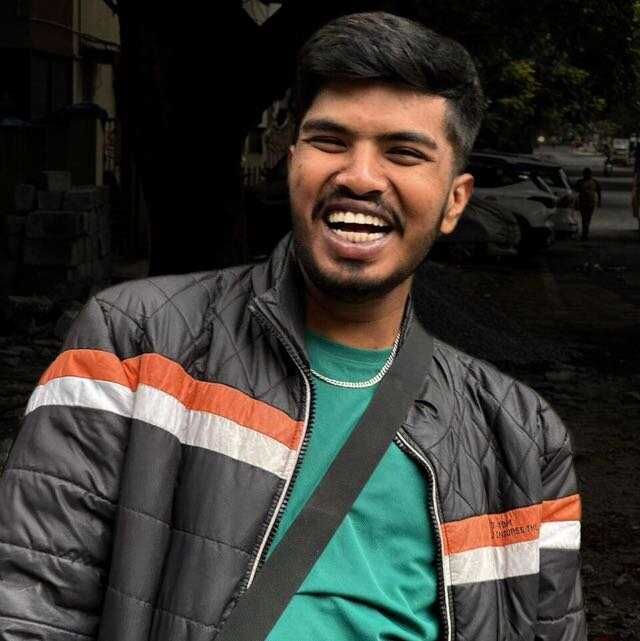
#> input picture v2/images/file.jpg, 640 x 641 px, given in place of the camera
$ python app.py
#> lines starting #> are read from the running program, lines starting #| are printed output that depends on the picture; after the words box and inside, x2 and y2 are one past the last pixel; in counts of white or black regions, pixels touching at a corner belong together
# Required moduls
import cv2
import numpy

# Constants for finding range of skin color in YCrCb
min_YCrCb = numpy.array([0,133,77],numpy.uint8)
max_YCrCb = numpy.array([255,173,127],numpy.uint8)

# Create a window to display the camera feed
cv2.namedWindow('Camera Output')

# Get pointer to video frames from primary device
videoFrame = cv2.VideoCapture(0)

# Process the video frames
keyPressed = -1 # -1 indicates no key pressed

while(keyPressed < 0): # any key pressed has a value >= 0

    # Grab video frame, decode it and return next video frame
    readSucsess, sourceImage = videoFrame.read()
#> sourceImage is the input picture: shape (641, 640, 3); mean B, G, R 49, 54.9, 56.8

    # Convert image to YCrCb
    imageYCrCb = cv2.cvtColor(sourceImage,cv2.COLOR_BGR2YCR_CB)
#> imageYCrCb: shape (641, 640, 3); mean of channels 0, 1, 2 54.9, 129.5, 124.8

    # Find region with skin tone in YCrCb image
    skinRegion = cv2.inRange(imageYCrCb,min_YCrCb,max_YCrCb)
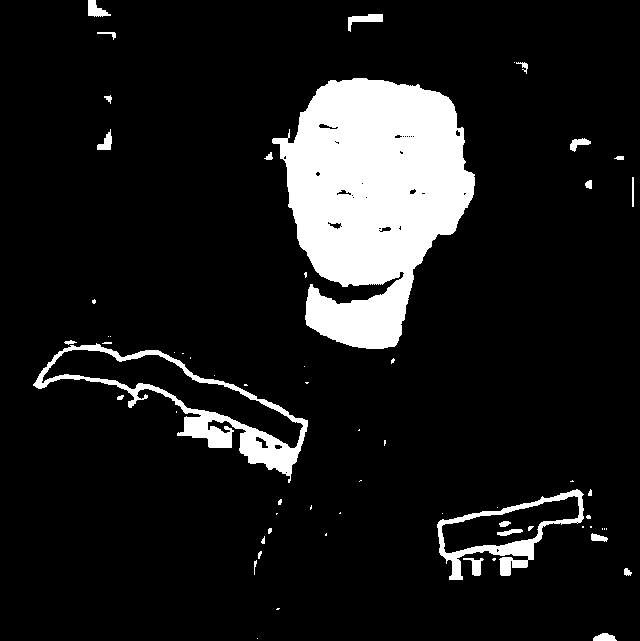
#> skinRegion: shape (641, 640); 11.1% white; 63 white regions (36 under 20 px)

    # Do contour detection on skin region
    contours, hierarchy = cv2.findContours(skinRegion, cv2.RETR_EXTERNAL, cv2.CHAIN_APPROX_SIMPLE)
#> contours = 60 contours, 41 with area under 20; largest, box (x1, y1, x2, y2) and area: (272, 78, 475, 349) 35077, (33, 343, 308, 483) 12008, (437, 489, 584, 580) 6071, (348, 14, 383, 32) 218, (88, 0, 111, 17) 186

    # Draw the contour on the source image
    for i, c in enumerate(contours):
        area = cv2.contourArea(c)
        if area > 1000:
            cv2.drawContours(sourceImage, contours, i, (0, 255, 0), 3)
#> this loop made 60 passes
#> area on passes 2, 4, 7, 10, 26, 41, 43, 48, 50, 51, 52, 53: 114, 32.5, 137.5, 75.5, 6071, 12008.5, 22, 37.5, 20.5, 27, 118.5, 130.5
#> (c, area) on pass 49: ([[632, 177], [632, 206], [633, 206], [633, 177]], 29)
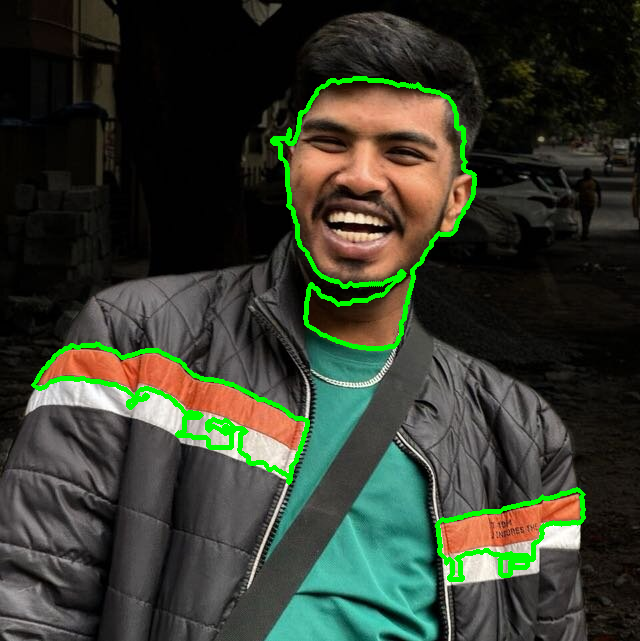
#> sourceImage: shape (641, 640, 3); 2.83% of pixels changed, all inside (x1, y1, x2, y2) = (31, 76, 586, 582)

    # Display the source image
    cv2.imshow('Camera Output',sourceImage)

    # Check for user input to close program
    keyPressed = cv2.waitKey(1) # wait 1 milisecond in each iteration of while loop
#> (key Esc is pressed here)

# Close window and camera after exiting the while loop
cv2.destroyWindow('Camera Output')
videoFrame.release()
